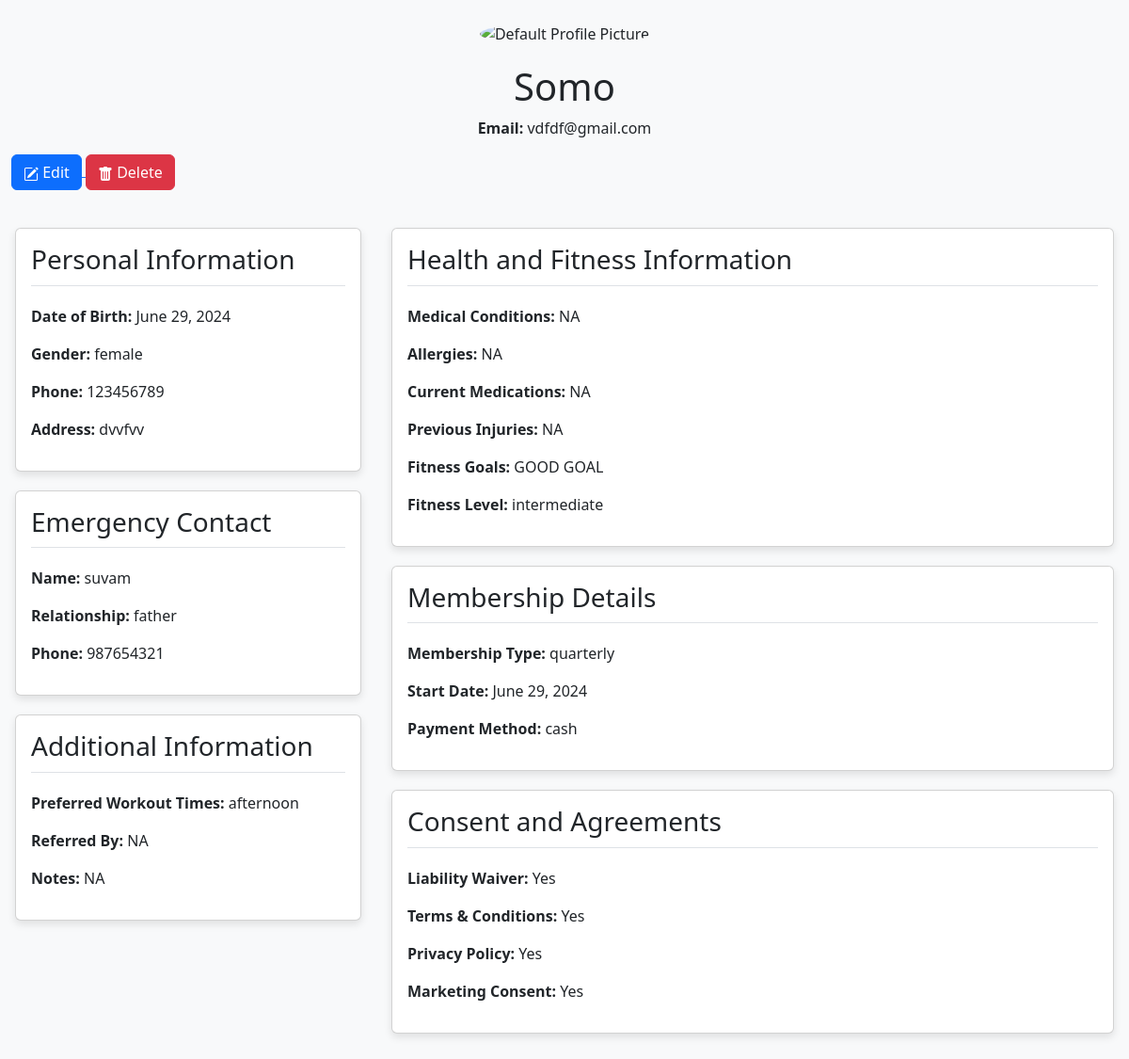
Page /profile/6/ (signed in) on the committed database.
### home/models.py (models this page shows, shortened)
class Admission(models.Model):
    user = models.ForeignKey(User, on_delete=models.CASCADE, default=get_default_user)
    profile_image=models.ImageField(null=True,blank=True,upload_to="images/")
    full_name = models.CharField(max_length=80)
    dob = models.DateField()
    gender = models.CharField(max_length=10)
    phone = models.CharField(max_length=15)
    email = models.EmailField()
    address = models.CharField(max_length=255)
    emergency_contact_name = models.CharField(max_length=80)
    relationship = models.CharField(max_length=20)
    emergency_contact_phone = models.CharField(max_length=15)
    medical_conditions = models.TextField(blank=True, null=True)
    allergies = models.TextField(blank=True, null=True)
    current_medications = models.TextField(blank=True, null=True)
    previous_injuries = models.TextField(blank=True, null=True)
    fitness_goals = models.TextField(blank=True, null=True)
    fitness_level = models.CharField(max_length=50)
    membership_type = models.CharField(max_length=50)
    start_date = models.DateField()
    payment_method = models.CharField(max_length=50)
    liability_waiver = models.BooleanField(default=False)
    terms_conditions = models.BooleanField(default=False)
    privacy_policy = models.BooleanField(default=False)
    marketing_consent = models.BooleanField(default=False)
    preferred_workout_times = models.CharField(blank=True, null=True,max_length=80)
    referred_by = models.CharField(max_length=50, blank=True, null=True)
    notes = models.TextField(blank=True, null=True)

### home/views.py (the view)
# urls.py: path("profile/<int:admission_id>/", views.profile, name="profile"),
def profile(request, admission_id):
    admission = get_object_or_404(Admission, id=admission_id, user=request.user)
    context = {
        'admission': admission
    }
    return render(request, 'profile.html', context)

### templates/profile.html (shortened to what this page needs)
<!DOCTYPE html>
<html lang="en">
<head>
    <link href="https://cdn.jsdelivr.net/npm/bootstrap@5.3.3/dist/css/bootstrap.min.css" rel="stylesheet">
</head>
<body>
    <div class="container-fluid">
        <div class="row justify-content-center mt-4">
            <div class="col-md-8 text-center">
                {% if admission.profile_image %}
                <img src="{{ admission.profile_image.url }}" class="avatar" alt="Profile Picture">
                {% else %}
                <img src="https://www.w3schools.com/howto/img_avatar.png" class="avatar" alt="Default Profile Picture">
                {% endif %}
                <h1>{{ admission.full_name }}</h1>
                <p><strong>Email:</strong> {{ admission.email }}</p>
            </div>
        </div>
        <a href="{% url 'edit_profile' admission.id %}">
            <button type="button" class="btn btn-primary">
                 Edit
            </button>
        </a>
          <a href="{% url 'delete_profile' admission.pk %}">
            <button type="button" class="btn btn-danger">
             Delete
        </button>
        </a>
        <div class="row mt-4">
            <div class="col-lg-4 p-3">
                <div class="card">
                    <div class="card-body">
                        <h3 class="card-title">Personal Information</h3>
                        <p><strong>Date of Birth:</strong> {{ admission.dob }}</p>
                        <p><strong>Gender:</strong> {{ admission.gender }}</p>
                        <p><strong>Phone:</strong> {{ admission.phone }}</p>
                        <p><strong>Address:</strong> {{ admission.address }}</p>
                    </div>
                </div>
                <div class="card">
                    <div class="card-body">
                        <h3 class="card-title">Emergency Contact</h3>
                        <p><strong>Name:</strong> {{ admission.emergency_contact_name }}</p>
                        <p><strong>Relationship:</strong> {{ admission.relationship }}</p>
                        <p><strong>Phone:</strong> {{ admission.emergency_contact_phone }}</p>
                    </div>
                </div>
                <div class="card">
                    <div class="card-body">
                        <h3 class="card-title">Additional Information</h3>
                        <p><strong>Preferred Workout Times:</strong> {{ admission.preferred_workout_times }}</p>
                        <p><strong>Referred By:</strong> {{ admission.referred_by }}</p>
                        <p><strong>Notes:</strong> {{ admission.notes }}</p>
                    </div>
                </div>
            </div>
            <div class="col-lg-8 p-3">
                <div class="card">
                    <div class="card-body">
                        <h3 class="card-title">Health and Fitness Information</h3>
                        <p><strong>Medical Conditions:</strong> {{ admission.medical_conditions }}</p>
                        <p><strong>Allergies:</strong> {{ admission.allergies }}</p>
                        <p><strong>Current Medications:</strong> {{ admission.current_medications }}</p>
                        <p><strong>Previous Injuries:</strong> {{ admission.previous_injuries }}</p>
                        <p><strong>Fitness Goals:</strong> {{ admission.fitness_goals }}</p>
                        <p><strong>Fitness Level:</strong> {{ admission.fitness_level }}</p>
                    </div>
                </div>
                <div class="card">
                    <div class="card-body">
                        <h3 class="card-title">Membership Details</h3>
                        <p><strong>Membership Type:</strong> {{ admission.membership_type }}</p>
                        <p><strong>Start Date:</strong> {{ admission.start_date }}</p>
                        <p><strong>Payment Method:</strong> {{ admission.payment_method }}</p>
                    </div>
                </div>
                <div class="card">
                    <div class="card-body">
                        <h3 class="card-title">Consent and Agreements</h3>
                        <p><strong>Liability Waiver:</strong> {{ admission.liability_waiver|yesno:"Yes,No" }}</p>
                        <p><strong>Terms & Conditions:</strong> {{ admission.terms_conditions|yesno:"Yes,No" }}</p>
                        <p><strong>Privacy Policy:</strong> {{ admission.privacy_policy|yesno:"Yes,No" }}</p>
                        <p><strong>Marketing Consent:</strong> {{ admission.marketing_consent|yesno:"Yes,No" }}</p>
                    </div>
                </div>
            </div>
        </div>
    </div>
</body>
</html>

### templates/profile.html (style rules this page uses)
body { background-color: #f8f9fa; }
.avatar { vertical-align: middle; width: 150px; height: 150px; border-radius: 50%; margin-bottom: 20px; }
.card { margin-bottom: 20px; box-shadow: 0 4px 8px rgba(0,0,0,0.1); }
.card-title { border-bottom: 1px solid #dee2e6; padding-bottom: 10px; margin-bottom: 20px; }

### rows in the picture
Admission: full_name "Somo", email "vdfdf@gmail.com", dob "June 29, 2024", gender "female", phone "123456789", address "dvvfvv", emergency_contact_name "suvam", relationship "father", emergency_contact_phone "987654321", preferred_workout_times "afternoon", referred_by "NA", notes "NA", medical_conditions "NA", allergies "NA", current_medications "NA", previous_injuries "NA", fitness_goals "GOOD GOAL", fitness_level "intermediate", membership_type "quarterly", start_date "June 29, 2024", payment_method "cash", liability_waiver "Yes", terms_conditions "Yes", privacy_policy "Yes", marketing_consent "Yes"
